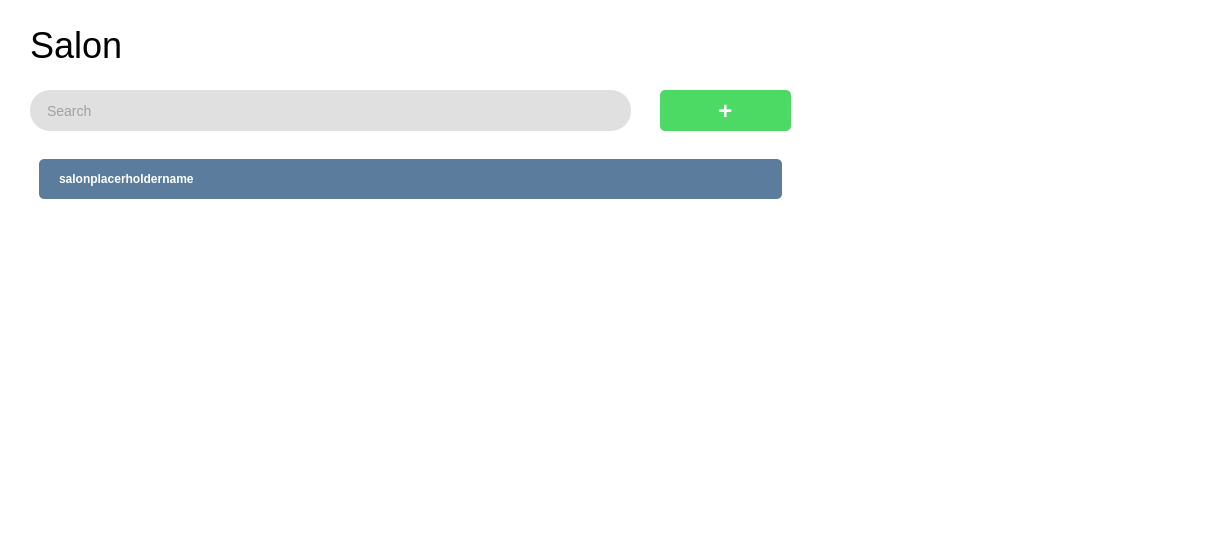
<?xml version="1.0" encoding="UTF-8"?>
<ui version="4.0">
 <class>SalonesWidget</class>
 <widget class="QWidget" name="SalonesWidget">
  <property name="geometry">
   <rect>
    <x>0</x>
    <y>0</y>
    <width>1231</width>
    <height>551</height>
   </rect>
  </property>
  <property name="windowTitle">
   <string>Form</string>
  </property>
  <property name="styleSheet">
   <string notr="true">background-color: white;</string>
  </property>
  <widget class="QLabel" name="titleLabel">
   <property name="geometry">
    <rect>
     <x>30</x>
     <y>20</y>
     <width>201</width>
     <height>51</height>
    </rect>
   </property>
   <property name="styleSheet">
    <string notr="true">font-size: 36px;
color: black;</string>
   </property>
   <property name="text">
    <string>Salon</string>
   </property>
  </widget>
  <widget class="QLineEdit" name="searchLineEdit">
   <property name="geometry">
    <rect>
     <x>30</x>
     <y>90</y>
     <width>601</width>
     <height>41</height>
    </rect>
   </property>
   <property name="styleSheet">
    <string notr="true">background-color: #e0e0e0;
border-radius: 20px;
padding-left: 15px;
font-size: 14px;
color: #606060;</string>
   </property>
   <property name="placeholderText">
    <string>Search</string>
   </property>
  </widget>
  <widget class="QPushButton" name="addButton">
   <property name="geometry">
    <rect>
     <x>660</x>
     <y>90</y>
     <width>131</width>
     <height>41</height>
    </rect>
   </property>
   <property name="cursor">
    <cursorShape>PointingHandCursor</cursorShape>
   </property>
   <property name="styleSheet">
    <string notr="true">QPushButton {
    background-color: #4cd964;
    color: white;
    border-radius: 5px;
    font-size: 24px;
    font-weight: bold;
}
QPushButton:hover {
    background-color: #42bd56;
}
QPushButton:pressed {
    background-color: #3aa34a;
}</string>
   </property>
   <property name="text">
    <string>+</string>
   </property>
  </widget>
  <widget class="QScrollArea" name="scrollArea">
   <property name="geometry">
    <rect>
     <x>30</x>
     <y>150</y>
     <width>761</width>
     <height>381</height>
    </rect>
   </property>
   <property name="styleSheet">
    <string notr="true">border: none;
background-color: transparent;</string>
   </property>
   <property name="widgetResizable">
    <bool>true</bool>
   </property>
   <widget class="QWidget" name="scrollAreaWidgetContents">
    <property name="geometry">
     <rect>
      <x>0</x>
      <y>0</y>
      <width>761</width>
      <height>381</height>
     </rect>
    </property>
    <layout class="QVBoxLayout" name="verticalLayout">
     <item>
      <widget class="QPushButton" name="item1">
       <property name="minimumSize">
        <size>
         <width>0</width>
         <height>40</height>
        </size>
       </property>
       <property name="styleSheet">
        <string notr="true">background-color: #5c7c9e;
color: white;
border-radius: 5px;
text-align: left;
padding-left: 20px;
font-weight: bold;</string>
       </property>
       <property name="text">
        <string>salonplacerholdername</string>
       </property>
      </widget>
     </item>
     <item>
      <spacer name="verticalSpacer">
       <property name="orientation">
        <enum>Qt::Orientation::Vertical</enum>
       </property>
       <property name="sizeHint" stdset="0">
        <size>
         <width>20</width>
         <height>40</height>
        </size>
       </property>
      </spacer>
     </item>
    </layout>
   </widget>
  </widget>
 </widget>
 <resources/>
 <connections/>
</ui>
